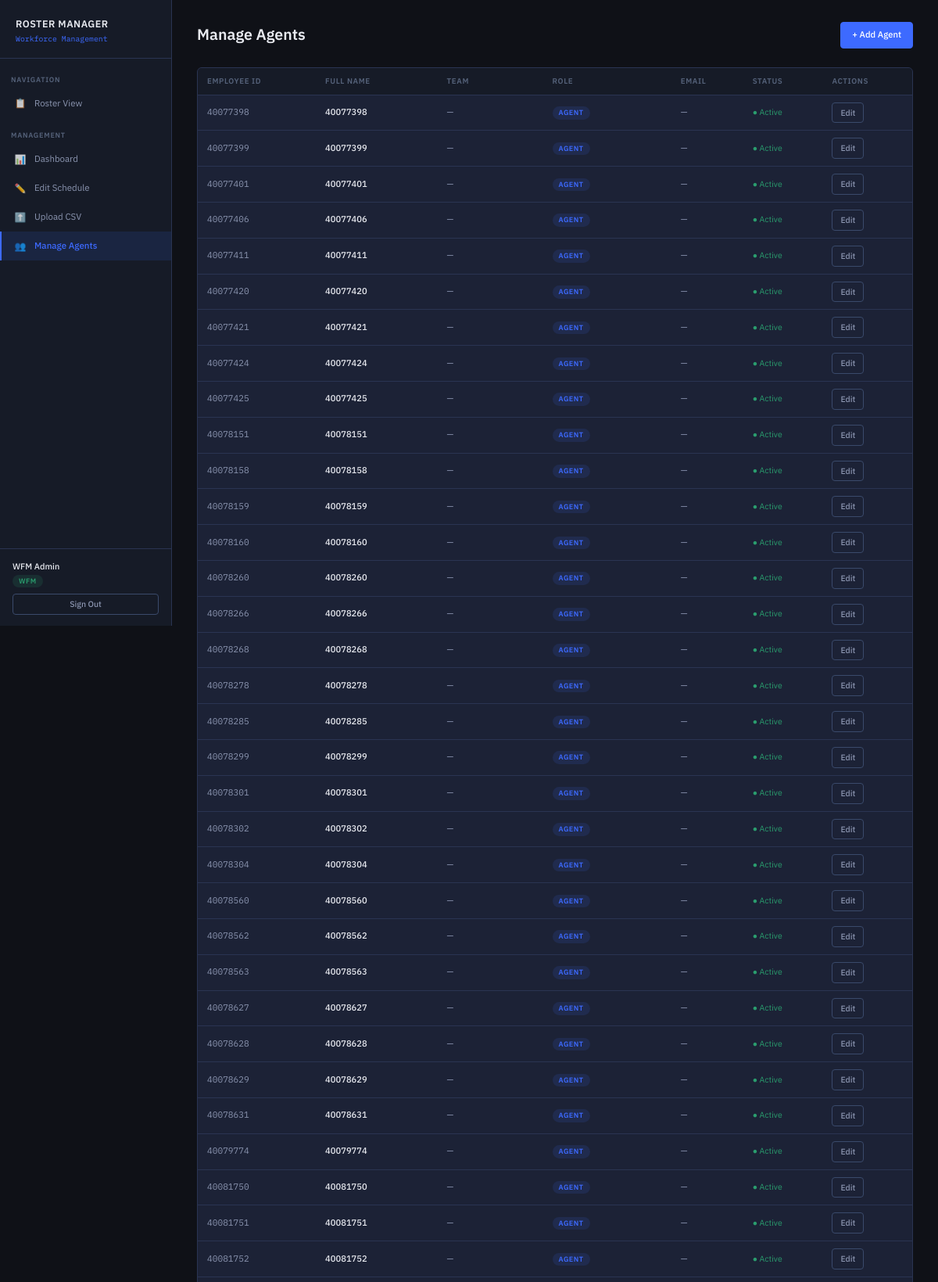
Screenshot of /manage-agents/ (signed in, upper part) with the database file from the repository.
### roster/models.py (models this page shows, shortened)
class UserProfile(models.Model):
    ROLE_CHOICES = [
        ('wfm', 'WFM'),
        ('supervisor', 'Supervisor'),
        ('agent', 'Agent'),
    ]
    user = models.OneToOneField(User, on_delete=models.CASCADE, null=True, blank=True)
    role = models.CharField(max_length=20, choices=ROLE_CHOICES, default='agent')
    employee_id = models.CharField(max_length=50, unique=True)
    full_name = models.CharField(max_length=200)
    team = models.CharField(max_length=100, blank=True)
    email = models.EmailField(blank=True)
    is_active = models.BooleanField(default=True)
    created_at = models.DateTimeField(auto_now_add=True)
    class Meta:
        ordering = ['full_name']

### roster/views.py (the view)
# urls.py: path('manage-agents/', views.manage_agents, name='manage_agents'),
@login_required
@wfm_required
def manage_agents(request):
    agents = UserProfile.objects.all().order_by('role', 'full_name')
    return render(request, 'roster/manage_agents.html', {
        'agents': agents,
        'user_role': get_role(request.user),
    })

### roster/views.py (called while the page is built)
def get_role(user):
    if not user.is_authenticated:
        return 'agent'
    try:
        return user.userprofile.role
    except UserProfile.DoesNotExist:
        return 'agent'

### templates/roster/manage_agents.html (shortened to what this page needs)
{% extends 'roster/base.html' %}
{% block content %}
<div class="page-header">
  <div class="page-title">Manage Agents</div>
  <a href="{% url 'add_agent' %}" class="btn btn-primary">+ Add Agent</a>
</div>
<div class="card" style="padding:0;overflow:hidden;">
  <div class="table-wrap">
    <table>
      <thead>
        <tr>
          <th>Employee ID</th>
          <th>Full Name</th>
          <th>Team</th>
          <th>Role</th>
          <th>Email</th>
          <th>Status</th>
          <th>Actions</th>
        </tr>
      </thead>
      <tbody>
        {% for agent in agents %}
        <tr>
          <td class="mono">{{ agent.employee_id }}</td>
          <td style="color:var(--text-primary);font-weight:500;">{{ agent.full_name }}</td>
          <td>{{ agent.team|default:"—" }}</td>
          <td><span class="role-badge {{ agent.role }}">{{ agent.role|upper }}</span></td>
          <td>{{ agent.email|default:"—" }}</td>
          <td>
            {% if agent.is_active %}
            <span style="color:var(--success);font-size:0.75rem;">● Active</span>
            {% else %}
            <span style="color:var(--text-muted);font-size:0.75rem;">● Inactive</span>
            {% endif %}
          </td>
          <td>
            <a href="{% url 'edit_agent' agent.id %}" class="btn btn-outline btn-sm">Edit</a>
          </td>
        </tr>
        {% empty %}
        <tr>
          <td colspan="7" style="text-align:center;padding:32px;color:var(--text-muted);">
            No agents found. <a href="{% url 'add_agent' %}" style="color:var(--accent);">Add one</a>.
          </td>
        </tr>
        {% endfor %}
      </tbody>
    </table>
  </div>
</div>
{% endblock %}

### templates/roster/base.html (shortened to what this page needs)
<!DOCTYPE html>
<html lang="en">
<head>
{% load static %}
<link rel="stylesheet" href="{% static 'css/main.css' %}">
</head>
<body>
{% if user.is_authenticated %}
<aside class="sidebar">
  <div class="sidebar-brand">
    <h1>Roster Manager</h1>
    <span>Workforce Management</span>
  </div>
  <nav class="sidebar-nav">
    <div class="nav-section">Navigation</div>
    <a href="{% url 'roster' %}" class="nav-item {% if request.resolver_match.url_name == 'roster' %}active{% endif %}">
      <span class="nav-icon">📋</span> Roster View
    </a>
    {% if user_role in 'wfm supervisor' %}
    <div class="nav-section" style="margin-top:8px;">Management</div>
    <a href="{% url 'dashboard' %}" class="nav-item {% if request.resolver_match.url_name == 'dashboard' %}active{% endif %}">
      <span class="nav-icon">📊</span> Dashboard
    </a>
    <a href="{% url 'edit_schedule' %}" class="nav-item {% if request.resolver_match.url_name == 'edit_schedule' %}active{% endif %}">
      <span class="nav-icon">✏️</span> Edit Schedule
    </a>
    {% endif %}
    {% if user_role == 'wfm' %}
    <a href="{% url 'upload_schedule' %}" class="nav-item {% if request.resolver_match.url_name == 'upload_schedule' %}active{% endif %}">
      <span class="nav-icon">⬆️</span> Upload CSV
    </a>
    <a href="{% url 'manage_agents' %}" class="nav-item {% if request.resolver_match.url_name == 'manage_agents' %}active{% endif %}">
      <span class="nav-icon">👥</span> Manage Agents
    </a>
    {% endif %}
  </nav>
  <div class="sidebar-footer">
    <div class="user-info">
      <strong>{{ user.get_full_name|default:user.username }}</strong>
      <span class="role-badge {{ user_role }}">{{ user_role|upper }}</span>
    </div>
    <a href="{% url 'logout' %}" class="btn btn-outline btn-sm" style="width:100%; justify-content:center;">
      Sign Out
    </a>
  </div>
</aside>
{% endif %}
<main class="main-content {% if not user.is_authenticated %}no-sidebar{% endif %}">
  {% block content %}{% endblock %}
</main>
</body>
</html>

### static/css/main.css (style rules this page uses)
:root { --bg-primary: #0f1117; --bg-secondary: #161b27; --bg-card: #1c2236; --bg-hover: #222b42; --border: #2a3452; --border-light: #3a4a6b; --text-primary: #e8eaf0; --text-secondary:#8b95b0; --text-muted: #55627a; --accent: #3d6aff; --accent-hover: #5580ff; --accent-soft: rgba(61,106,255,0.12); --success: #2a9d6e; --success-bg: rgba(42,157,110,0.12); --warning: #e8a328; --warning-bg: rgba(232,163,40,0.12); --danger: #e05252; --danger-bg: rgba(224,82,82,0.12); --info: #3fa9c7; --info-bg: rgba(63,169,199,0.12); --sidebar-w: 220px; --radius: 6px; --radius-sm: 4px; }
*, *::before, *::after { box-sizing: border-box; margin: 0; padding: 0; }
html { font-size: 14px; }
body { font-family: 'IBM Plex Sans', sans-serif; background: var(--bg-primary); color: var(--text-primary); min-height: 100vh; line-height: 1.6; }
.sidebar { position: fixed; top: 0; left: 0; width: var(--sidebar-w); height: 100vh; background: var(--bg-secondary); border-right: 1px solid var(--border); display: flex; flex-direction: column; z-index: 100; }
.sidebar-brand { padding: 20px 20px 16px; border-bottom: 1px solid var(--border); }
.sidebar-brand h1 { font-size: 0.9rem; font-weight: 600; color: var(--text-primary); letter-spacing: 0.04em; text-transform: uppercase; }
.sidebar-brand span { display: block; font-size: 0.7rem; color: var(--accent); font-family: 'IBM Plex Mono', monospace; margin-top: 2px; }
.sidebar-nav { flex: 1; padding: 12px 0; overflow-y: auto; }
.nav-section { padding: 8px 14px 4px; font-size: 0.65rem; font-weight: 600; color: var(--text-muted); text-transform: uppercase; letter-spacing: 0.08em; }
.nav-item { display: flex; align-items: center; gap: 10px; padding: 9px 16px; color: var(--text-secondary); text-decoration: none; font-size: 0.82rem; font-weight: 400; transition: background 0.15s, color 0.15s; border-left: 2px solid transparent; }
.nav-item.active { background: var(--accent-soft); color: var(--accent); border-left-color: var(--accent); font-weight: 500; }
.nav-icon { width: 16px; text-align: center; font-size: 0.85rem; opacity: 0.8; }
.sidebar-footer { padding: 14px 16px; border-top: 1px solid var(--border); }
.user-info { font-size: 0.78rem; color: var(--text-secondary); margin-bottom: 8px; }
.user-info strong { display: block; color: var(--text-primary); font-weight: 500; }
.role-badge { display: inline-block; padding: 1px 8px; border-radius: 20px; font-size: 0.65rem; font-weight: 600; text-transform: uppercase; letter-spacing: 0.05em; background: var(--accent-soft); color: var(--accent); }
.role-badge.wfm { background: rgba(42,157,110,0.15); color: var(--success); }
.role-badge.agent { background: var(--accent-soft); color: var(--accent); }
.main-content { margin-left: var(--sidebar-w); padding: 28px 32px; min-height: 100vh; }
.page-header { margin-bottom: 24px; display: flex; align-items: flex-start; justify-content: space-between; gap: 16px; flex-wrap: wrap; }
.page-title { font-size: 1.4rem; font-weight: 600; color: var(--text-primary); }
.card { background: var(--bg-card); border: 1px solid var(--border); border-radius: var(--radius); padding: 20px; margin-bottom: 20px; }
.btn { display: inline-flex; align-items: center; gap: 6px; padding: 7px 14px; border-radius: var(--radius-sm); font-size: 0.8rem; font-weight: 500; font-family: 'IBM Plex Sans', sans-serif; cursor: pointer; border: 1px solid transparent; transition: all 0.15s; text-decoration: none; white-space: nowrap; }
.btn-primary { background: var(--accent); color: white; border-color: var(--accent); }
.btn-outline { background: transparent; color: var(--text-secondary); border-color: var(--border-light); }
.btn-sm { padding: 4px 10px; font-size: 0.75rem; }
.table-wrap { overflow-x: auto; }
table { width: 100%; border-collapse: collapse; font-size: 0.8rem; }
th { text-align: left; padding: 9px 12px; font-size: 0.7rem; font-weight: 600; text-transform: uppercase; letter-spacing: 0.06em; color: var(--text-muted); border-bottom: 1px solid var(--border); background: var(--bg-secondary); white-space: nowrap; }
td { padding: 9px 12px; border-bottom: 1px solid var(--border); color: var(--text-secondary); vertical-align: middle; }
.mono { font-family: 'IBM Plex Mono', monospace; }

### rows the page displays
UserProfile: role "WFM"
UserProfile: employee_id "40077398", full_name "40077398", team "—", role "AGENT", email "—", is_active "● Active"
UserProfile: employee_id "40077399", full_name "40077399", team "—", role "AGENT", email "—", is_active "● Active"
UserProfile: employee_id "40077401", full_name "40077401", team "—", role "AGENT", email "—", is_active "● Active"
UserProfile: employee_id "40077406", full_name "40077406", team "—", role "AGENT", email "—", is_active "● Active"
UserProfile: employee_id "40077411", full_name "40077411", team "—", role "AGENT", email "—", is_active "● Active"
UserProfile: employee_id "40077420", full_name "40077420", team "—", role "AGENT", email "—", is_active "● Active"
UserProfile: employee_id "40077421", full_name "40077421", team "—", role "AGENT", email "—", is_active "● Active"
UserProfile: employee_id "40077424", full_name "40077424", team "—", role "AGENT", email "—", is_active "● Active"
UserProfile: employee_id "40077425", full_name "40077425", team "—", role "AGENT", email "—", is_active "● Active"
UserProfile: employee_id "40078151", full_name "40078151", team "—", role "AGENT", email "—", is_active "● Active"
UserProfile: employee_id "40078158", full_name "40078158", team "—", role "AGENT", email "—", is_active "● Active"
UserProfile: employee_id "40078159", full_name "40078159", team "—", role "AGENT", email "—", is_active "● Active"
UserProfile: employee_id "40078160", full_name "40078160", team "—", role "AGENT", email "—", is_active "● Active"
UserProfile: employee_id "40078260", full_name "40078260", team "—", role "AGENT", email "—", is_active "● Active"
UserProfile: employee_id "40078266", full_name "40078266", team "—", role "AGENT", email "—", is_active "● Active"
UserProfile: employee_id "40078268", full_name "40078268", team "—", role "AGENT", email "—", is_active "● Active"
UserProfile: employee_id "40078278", full_name "40078278", team "—", role "AGENT", email "—", is_active "● Active"
UserProfile: employee_id "40078285", full_name "40078285", team "—", role "AGENT", email "—", is_active "● Active"
UserProfile: employee_id "40078299", full_name "40078299", team "—", role "AGENT", email "—", is_active "● Active"
UserProfile: employee_id "40078301", full_name "40078301", team "—", role "AGENT", email "—", is_active "● Active"
UserProfile: employee_id "40078302", full_name "40078302", team "—", role "AGENT", email "—", is_active "● Active"
UserProfile: employee_id "40078304", full_name "40078304", team "—", role "AGENT", email "—", is_active "● Active"
UserProfile: employee_id "40078560", full_name "40078560", team "—", role "AGENT", email "—", is_active "● Active"
UserProfile: employee_id "40078562", full_name "40078562", team "—", role "AGENT", email "—", is_active "● Active"
UserProfile: employee_id "40078563", full_name "40078563", team "—", role "AGENT", email "—", is_active "● Active"
UserProfile: employee_id "40078627", full_name "40078627", team "—", role "AGENT", email "—", is_active "● Active"
UserProfile: employee_id "40078628", full_name "40078628", team "—", role "AGENT", email "—", is_active "● Active"
UserProfile: employee_id "40078629", full_name "40078629", team "—", role "AGENT", email "—", is_active "● Active"
UserProfile: employee_id "40078631", full_name "40078631", team "—", role "AGENT", email "—", is_active "● Active"
UserProfile: employee_id "40079774", full_name "40079774", team "—", role "AGENT", email "—", is_active "● Active"
UserProfile: employee_id "40081750", full_name "40081750", team "—", role "AGENT", email "—", is_active "● Active"
UserProfile: employee_id "40081751", full_name "40081751", team "—", role "AGENT", email "—", is_active "● Active"
UserProfile: employee_id "40081752", full_name "40081752", team "—", role "AGENT", email "—", is_active "● Active"

### other values shown
{{ user.get_full_name|default:user.username }} "WFM Admin"
